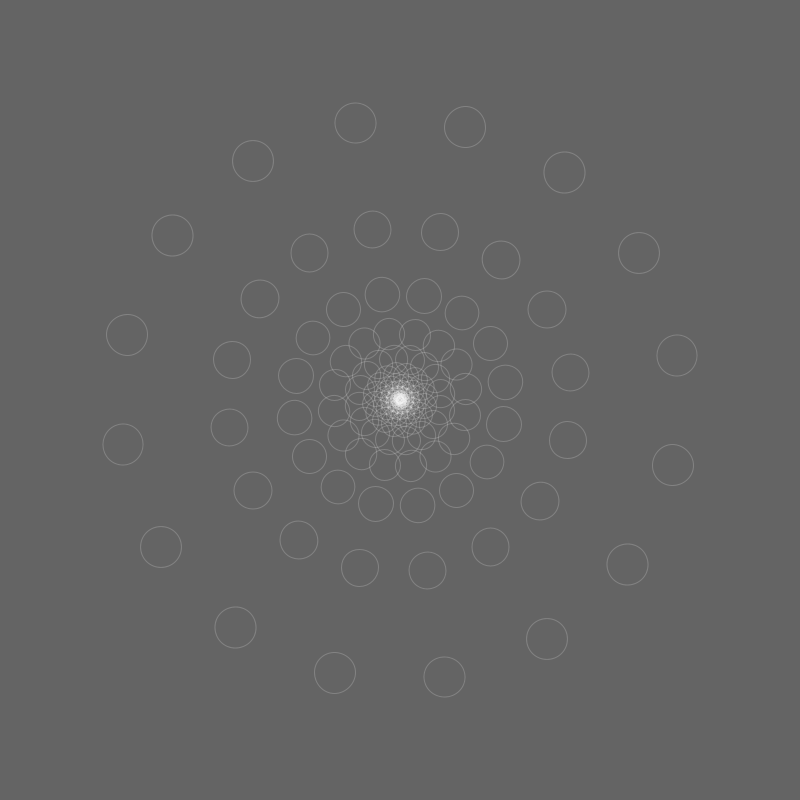
Frame 1 (no input)
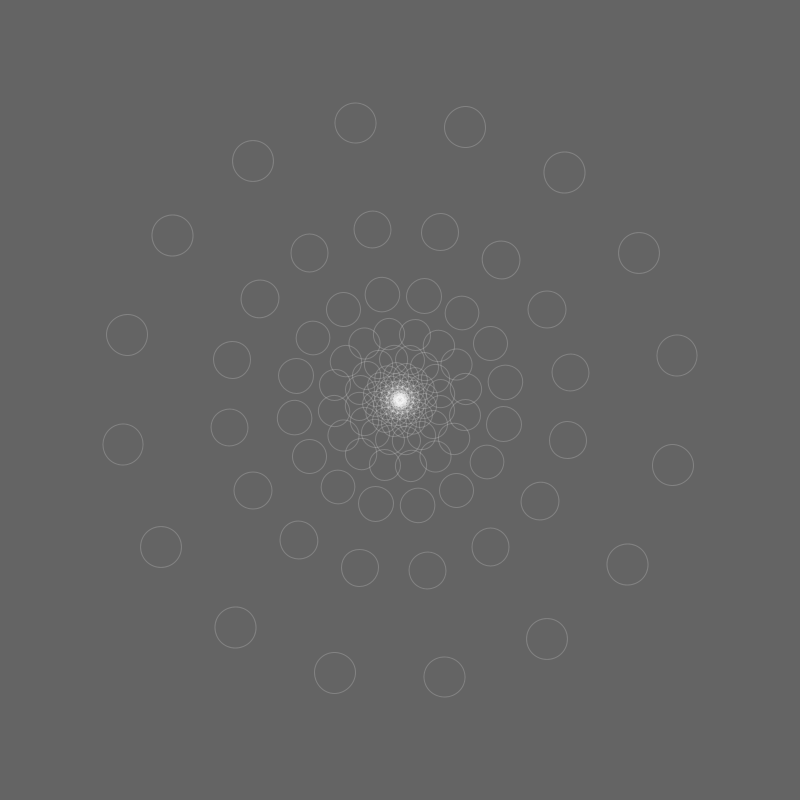
Frame 60 (the mouse pressed at the canvas centre just before this capture)
Frame 120 (the mouse held since frame 60 and released just before this capture): identical to frame 60, image omitted

The Processing sketch that drew these frames (run headless with seeded random() and noise(); from frame 60 on, the mouse is pressed at the canvas centre):

// Processing sketch: processing_73035
// ── processing_73035.pde

int alt;
int [] fibo = new int [30];
int [] operation = new int [30];
int [] x = new int [30];
int [] y = new int [30];
float [] diameter = new float [40];

void setup() {
  size (800, 800);
  background(0);
  smooth();
  stroke(255, 50);
  noFill();
  fibo [0] = 1;
  fibo [1] = 2;
  fibo [2] = 3;
  x [0] = 0;
  x [1] = 1;
  x [2] = 2; 
  y [0] = 0;
  y [1] = -1;
  y [2] = 0; 
  operation [0] = 0;
  operation [1] = 0;
  operation [2] = 1;
  alt = 1;
}

void draw() {
  background(100, 10);
  
  //set up ARRAYS
  for (int i = 3; i < 14; i++) {
    fibo [i] = fibo [i-1] + fibo [i-2];

    //set up alternate + operation
    if ((operation[i-1] > 0 ) && (operation[i-2] == 0)) {
      alt = -1;     
    }
    if ((operation[i-1] < 0 ) && (operation[i-2] > 0)) {
      alt = -1;
    }
    if ((operation[i-1] < 0 ) && (operation[i-2] < 0)) {
      alt = 1;
    }
    if ((operation[i-1] > 0 ) && (operation[i-2] > 0)) {
      alt = -1;
    }

    operation [i] = alt * fibo[i-2] ;

    //x coordinate
    x [i] = x[i-1] + operation[i];
    //y coordinate
    if (i % 2 == 0) {  
      y [i] = y[i-1] + operation[i];
    } 
    else {
      y [i] = y[i-1] - operation[i];
    }


    pushMatrix();

    translate(width/2, height/2);


    for (int j = 0; j < 16; j++) {
      diameter [j] = map(j, 0, 16, 0, 50);
//    strokeWeight (j);
      rotate (PI/8);
      ellipse (x[i], y[i], diameter[i], diameter[i]);
    }

    popMatrix();

  }


}
